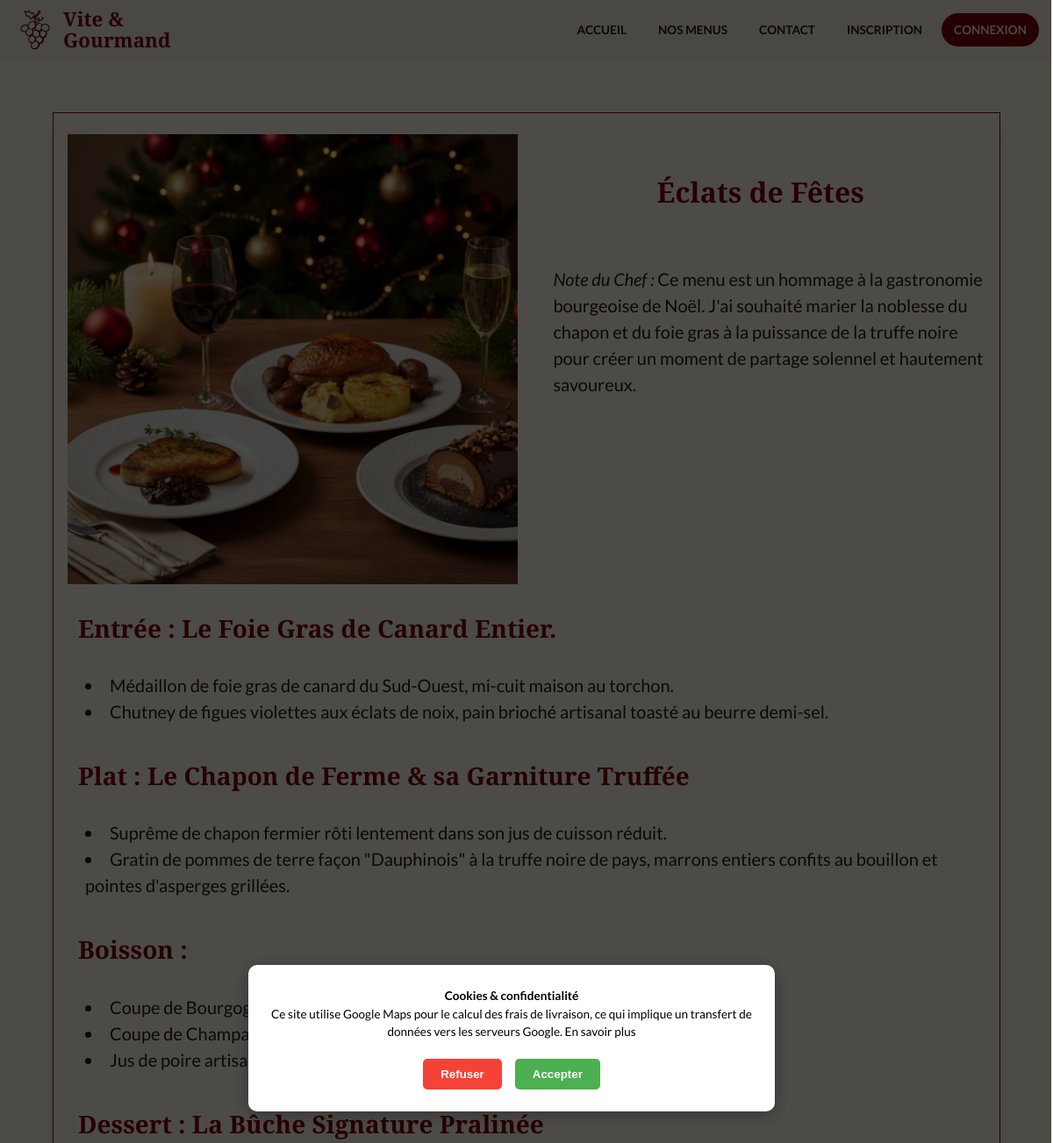
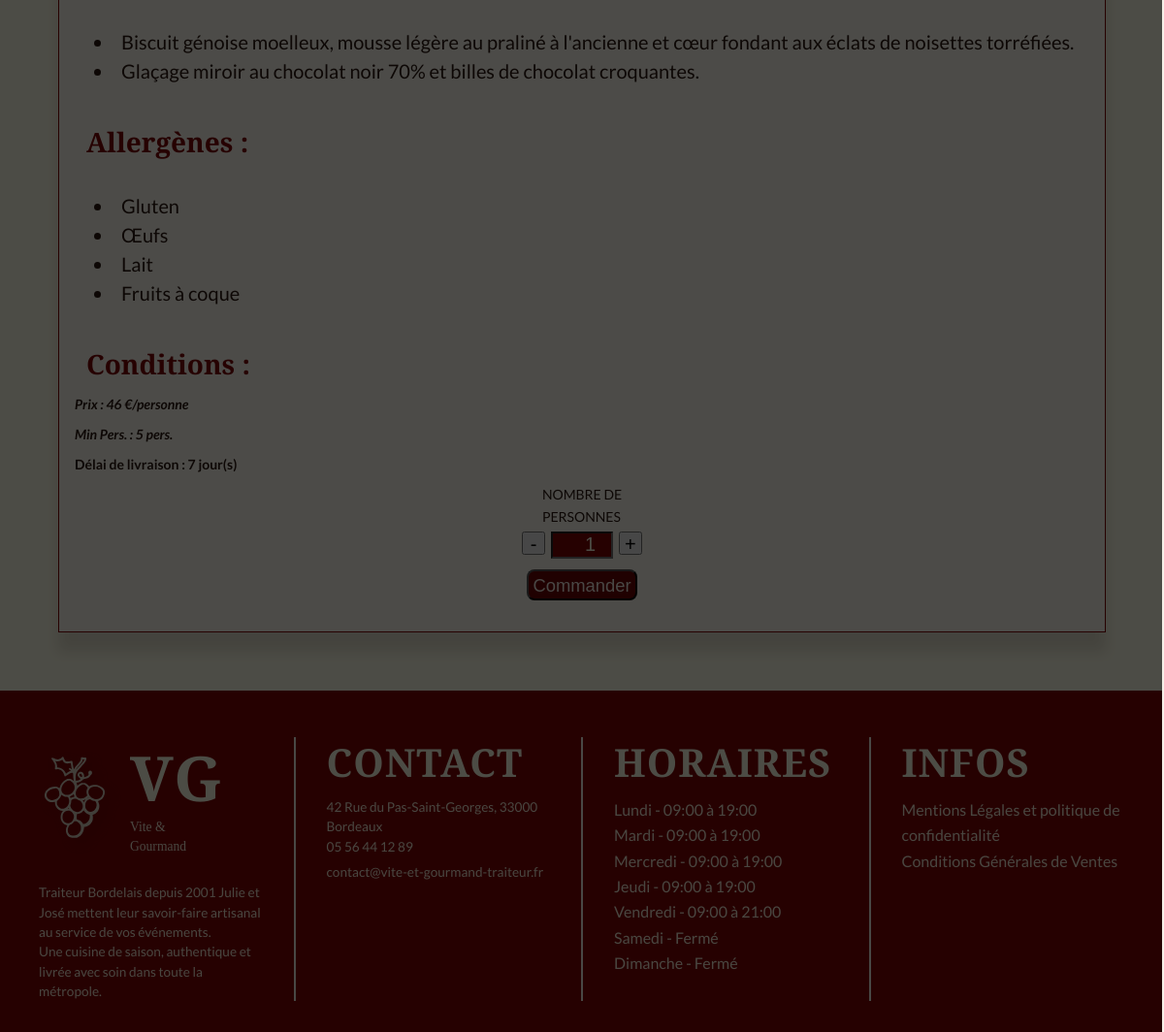
Screenshot of /data/menu-detail.php?id=EclatF with the database file from the repository (2 pictures, top to bottom).
### tables this page shows
CREATE TABLE `menu` (
  `Id_menu` int NOT NULL,
  `menu_nom` varchar(100) NOT NULL,
  `theme` varchar(100) NOT NULL,
  `regime` varchar(100) NOT NULL,
  `nb_perso_min` int DEFAULT NULL,
  `nb_perso_max` int DEFAULT NULL,
  `prix_menu` decimal(10,0) NOT NULL,
  `entree` text NOT NULL,
  `plat` text NOT NULL,
  `dessert` text NOT NULL,
  `boisson` text,
  `allergene` text,
  `description` text,
  `entree_description` text,
  `plat_description` text,
  `dessert_description` text,
  `boisson_description` text,
  `img_menu` varchar(255) DEFAULT NULL,
  `link` varchar(100) DEFAULT NULL,
  `description_info` text,
  `img_uploaded` varchar(255) DEFAULT NULL,
  `actif` tinyint(1) NOT NULL DEFAULT '1',
  `quantite_restante` int DEFAULT NULL,
  `conditions` text,
  `mois_debut` int DEFAULT NULL,
  `mois_fin` int DEFAULT NULL,
  `delai_commande_jours` int DEFAULT NULL
);

CREATE TABLE `horaires` (
  `Id_horaire` int NOT NULL,
  `jour` varchar(20) NOT NULL,
  `ouverture_matin` time DEFAULT NULL,
  `fermeture_matin` time DEFAULT NULL,
  `ouverture_apm` time DEFAULT NULL,
  `fermeture_apm` time DEFAULT NULL,
  `ferme` tinyint(1) NOT NULL DEFAULT '0'
);

### classes/Repository/MenuRepository.php (called while the page is built, shortened)
<?php
require_once __DIR__ . '/../Entity/MenuEntity.php';
class MenuRepository {
    private PDO $pdo;
    public function __construct(PDO $pdo) {
        $this->pdo = $pdo;
    }
    private function hydrate(array|false|null $data): ?Menu{
    return new Menu($data);
}
    public function findByLink(string $link): ?Menu {
        $stmt = $this->pdo->prepare("SELECT * FROM menu WHERE link = ? AND actif = 1 ");
        $stmt->execute([$link]);
        $data = $stmt ->fetch(PDO::FETCH_ASSOC);
        return $this->hydrate($data);
    }
}

### classes/Entity/MenuEntity.php (called while the page is built, shortened)
<?php
class Menu {
    private string $menu_nom;
    private float $prix_menu;
    private int $nb_perso_min;
    private string $description;
    private ?string $img_menu;
    private ?string $entree;
    private ?string $entree_description;
    private ?string $plat;
    private ?string $plat_description;
    private ?string $boisson;
    private ?string $dessert;
    private ?string $dessert_description;
    private ?string $allergene;
    private ?int $delai_commande;
    public function __construct(array $data) {
        $this->menu_nom          = $data['menu_nom'];
        $this->prix_menu         = (float)$data['prix_menu'];
        $this->nb_perso_min      = (int)$data['nb_perso_min'];
        $this->description       = $data['description'] ?? '';
        $this->img_menu       = $data['img_menu'] ?? null;
        $this->entree            = $data['entree'] ?? null;
        $this->entree_description = $data['entree_description']?? null;
        $this->plat              = $data['plat']?? null;
        $this->plat_description  = $data['plat_description']?? null;
        $this->boisson           = $data['boisson']?? null;
        $this->dessert           = $data['dessert']?? null;
        $this->dessert_description = $data['dessert_description']?? null;
        $this->allergene         = $data['allergene']?? null;
        $this->delai_commande      = $data['delai_commande_jours'] ?? null;
        }
    public function getNom(): string         { return $this->menu_nom; }
    public function getPrix(): float         { return $this->prix_menu; }
    public function getNbPersoMin(): int     { return $this->nb_perso_min; }
    public function getDescription(): string { return $this->description; }
    public function getEntree(): ?string     { return $this->entree;}
    public function getEntreeDescription(): ?string     { return $this->entree_description;}
    public function getPlat(): ?string     { return $this->plat;}
    public function getPlatDescription(): ?string     { return $this->plat_description;}
    public function getDessert(): ?string     { return $this->dessert;}
    public function getDessertDescription(): ?string     { return $this->dessert_description;}
    public function getBoisson(): ?string     { return $this->boisson;}
    public function getAllergene(): ?string     { return $this->allergene;}
    public function getDelaiCommande(): ?int     { return $this->delai_commande; }
    public function getImgMenuUrl(): string{
        $img = $this ->img_menu ?? '';
        return pathinfo($img, PATHINFO_EXTENSION) ? $img : $img .'.png';
    }
    }

### data/menu-detail.php (the view, shortened to what this page needs)
<?php
require_once __DIR__ . '/../login.php';
require_once __DIR__ . '/../classes/Repository/MenuRepository.php';
$menuRepository = new MenuRepository($pdo);
$menu = $menuRepository->findByLink($_GET['id'] ?? '');
?>
<!DOCTYPE html>
<html lang="fr">
<?php include __DIR__ . '/../includes/head.php'; ?>
<body>
<?php include __DIR__ . '/../includes/header.php'; ?>
<main>
    <article class="menu-detail">
        <div class="menu-detail-header">
            <picture>
                <img src="../Images/<?= $menu->getImgMenuUrl() ?>" alt="Photo du menu <?= htmlspecialchars($menu->getNom()) ?>" class="menu-detail-img">
            </picture>
            <div class="menu-detail-headline">
                <h2><?= htmlspecialchars($menu->getNom()) ?></h2>
                <p class="menu-chef-note"><em>Note du Chef :</em> <?= htmlspecialchars($menu->getDescription()) ?></p>
            </div>
        </div>
        <h3>Entrée : <?= htmlspecialchars($menu->getEntree()) ?></h3>
        <ul>
            <?php foreach (explode('|', $menu->getEntreeDescription() ?? '') as $ligne): ?>
                <li><?= htmlspecialchars($ligne) ?></li>
            <?php endforeach; ?>
        </ul>
        <h3>Plat : <?= htmlspecialchars($menu->getPlat()) ?></h3>
        <ul>
            <?php foreach (explode('|', $menu->getPlatDescription() ?? '') as $ligne): ?>
                <li><?= htmlspecialchars($ligne) ?></li>
            <?php endforeach; ?>
        </ul>
        <?php if ($menu->getBoisson()): ?>
    <h3>Boisson :</h3>
    <ul>
        <?php foreach (explode('|', $menu->getBoisson() ?? '') as $ligne): ?>
            <li><?= htmlspecialchars($ligne) ?></li>
        <?php endforeach; ?>
    </ul>
<?php endif; ?>
        <h3>Dessert : <?= htmlspecialchars($menu->getDessert()) ?></h3>
        <ul>
            <?php foreach (explode('|', $menu->getDessertDescription() ?? '') as $ligne): ?>
                <li><?= htmlspecialchars($ligne) ?></li>
            <?php endforeach; ?>
        </ul>
        <h3>Allergènes :</h3>
        <ul>
            <?php foreach (explode('|', $menu->getAllergene() ?? '') as $ligne): ?>
                <li><?= htmlspecialchars($ligne) ?></li>
            <?php endforeach; ?>
        </ul>
        <div class="menu-detail-footer">
            <div class="menu-condition-footer">
                <h3>Conditions :</h3>
                <em class="menu-condition">Prix : <?= $menu->getPrix() ?> €/personne</em>
                <em class="menu-condition">Min Pers. : <?= $menu->getNbPersoMin() ?> pers.</em>
                <?php if ($menu->getDelaiCommande() !== null): ?>
                    <span class="menu-condition">Délai de livraison : <?= $menu->getDelaiCommande() ?> jour(s)</span>
                <?php endif; ?>
            </div>
            <form id="form-commande" action="../achat.php" method="POST">
                <div class="nb-person-menu">
                    <span>NOMBRE DE <br>PERSONNES</span>
                    <div class="input-nb-perso">
                        <button type="button" class="counter-btn" onclick="change(this, -1)" aria-label="Diminuer le nombre de personnes">-</button>
                        <input type="number" class="counter-val" name="nb_pers" value="1" min="1">
                        <button type="button" class="counter-btn" onclick="change(this, 1)" aria-label="Augmenter le nombre de personnes">+</button>
                    </div>
                </div>
                <div class="order-menu-btn">
                    <button type="submit" class="btn-menu-order">Commander</button>
                </div>
            </form>
        </div>
    </article>
</main>
<?php include __DIR__ . '/../includes/footer.php'; ?>
</body>
</html>

### includes/footer.php (shortened to what this page needs)
<footer>
    <div id="cookie-overlay" class="cookie-overlay">
                <div class="cookie-banner">
                    <p>
                        <strong> Cookies & confidentialité</strong><br>
                        Ce site utilise Google Maps pour le calcul des frais de livraison,
                        ce qui implique un transfert de données vers les serveurs Google.
                        <a href="<?= BASE_URL ?>/mentions.php" target="_blank" aria-label="s'ouvre les mentions légales dans un nouvel onglet">En savoir plus</a>
                    </p>
                    <div class="cookie-buttons">
                        <button id="refuse-cookies" class="btn-cookie-refuse">Refuser</button>
                        <button id="accept-cookies" class="btn-cookie-accept">Accepter</button>
                    </div>
                </div>
            </div>
            <div>
                <div class="footer-logo-group">
                    <img src="<?= BASE_URL ?>/Images/Logo_beige_final_v2.svg" class="footer-logo" alt="Logo Vite & Gourmand">
                    <div class="footer-logo-text">
                        <h3>VG</h3>
                        <p>Vite & Gourmand</p>
                    </div>
                </div>
                <br>
                <p>Traiteur Bordelais depuis 2001 Julie et José mettent leur savoir-faire artisanal au service de vos événements. <br> Une cuisine de saison, authentique et livrée avec soin dans toute la métropole.</p>
            </div>
            <address>
                <h3> CONTACT </h3>
                <?php
                $stmt_info = $pdo->query("SELECT * FROM renseignement ");
                $informations = $stmt_info->fetch();
                ?>
                <p><?= $informations['adresse'] ?? '42 Rue du Pas-Saint-Georges, 33000 Bordeaux' ?></p>
                <ul>
                    <li><?php echo $informations['telephone'] ?? '05 56 44 12 89' ; ?></li>
                    <li><a href="mailto:contact@vite-et-gourmand-traiteur.fr"><?php echo $informations['email'] ?? 'contact@vite-et-gourmand-traiteur.fr' ; ?></a></li>
                </ul>
            </address>
            <div>
                <h3>HORAIRES</h3>
                <ul>
                    <?php
                        $stmt_h = $pdo->query("SELECT * FROM horaires ORDER BY Id_horaire ASC");
                        $horaires_footer = $stmt_h->fetchAll();
                    ?>
                    <?php foreach ($horaires_footer as $h): ?>
                        <?php if (!$h['ferme']):; ?>
                            <li> <?= htmlspecialchars($h['jour']) ?> - <?= substr($h['ouverture_matin'], 0, 5) ?> à <?= substr($h['fermeture_apm'], 0, 5) ?></li>
                        <?php else: ?>
                            <li> <?= htmlspecialchars($h['jour']) ?> - Fermé</li>
                        <?php endif; ?>
                    <?php endforeach; ?>
                </ul>
                    </div>
            <div>
                <h3>INFOS</h3>
                <a href="<?= BASE_URL ?>/mentions.php"> Mentions Légales et politique de confidentialité</a>
                <br>
                <a href="<?= BASE_URL ?>/CGV.php"> Conditions Générales de Ventes </a>
            </div>
        </footer>

### rows the page displays
menu: img_menu (picture), menu_nom "Éclats de Fêtes", description "Ce menu est un hommage à la gastronomie bourgeoise de Noël. J'ai souhaité marier la noblesse du chapon et du foie gras à la puissance de la truffe noire pour créer un moment de partage solennel et hautement savoureux.", entree "Le Foie Gras de Canard Entier.", entree_description "Médaillon de foie gras de canard du Sud-Ouest, mi-cuit maison au torchon.", entree_description "Chutney de figues violettes aux éclats de noix, pain brioché artisanal toasté au beurre demi-sel.", plat "Le Chapon de Ferme & sa Garniture Truffée", plat_description "Suprême de chapon fermier rôti lentement dans son jus de cuisson réduit.", plat_description "Gratin de pommes de terre façon \"Dauphinois\" à la truffe noire de pays, marrons entiers confits au bouillon et pointes d'asperges grillées.", boisson "Coupe de Bourgogne Pinot Noir", boisson "Coupe de Champagne Brut Réserve", boisson "Jus de poire artisanal", dessert "La Bûche Signature Pralinée", dessert_description "Biscuit génoise moelleux, mousse légère au praliné à l'ancienne et cœur fondant aux éclats de noisettes torréfiées.", dessert_description "Glaçage miroir au chocolat noir 70% et billes de chocolat croquantes.", allergene "Gluten", allergene "Œufs", allergene "Lait", allergene "Fruits à coque", prix_menu "46", nb_perso_min "5", delai_commande_jours "7"
horaires: jour "Lundi", ouverture_matin "09:00", fermeture_apm "19:00"
horaires: jour "Mardi", ouverture_matin "09:00", fermeture_apm "19:00"
horaires: jour "Mercredi", ouverture_matin "09:00", fermeture_apm "19:00"
horaires: jour "Jeudi", ouverture_matin "09:00", fermeture_apm "19:00"
horaires: jour "Vendredi", ouverture_matin "09:00", fermeture_apm "21:00"
horaires: jour "Samedi"
horaires: jour "Dimanche"

### other values shown
$informations['adresse'] "42 Rue du Pas-Saint-Georges, 33000 Bordeaux"
$informations['telephone'] "05 56 44 12 89"
$informations['email'] "contact@vite-et-gourmand-traiteur.fr"
